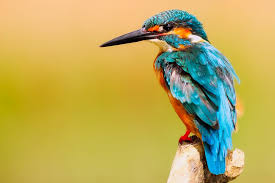
%> input picture Digital_Image_Processing-main/Lab 3/2.jpg, 275 x 183 px
$ octave Task2.m   (GNU Octave 9; MATLAB toolbox functions it lacks are replaced by stand-ins)
%> lines starting %> are read from the running program, lines starting %| are printed output that depends on the picture
clc;
clear all;
close all;
warning off;
a = imread('2.jpg');
%> a is the input picture: size 183x275x3 uint8; mean R, G, B 189.2, 171.6, 90.1
%a = imread('Cameraman.tif');
a=rgb2gray(a);
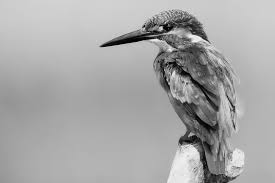
%> a: size 183x275 uint8; min 0, max 250, mean 167.6
a = im2double(a);
%> a: size 183x275 double
x=rand(size(a));
a(x(:)<0.05)=0;
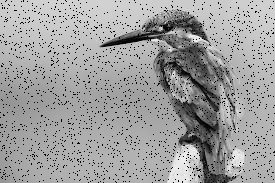
%> a: size 183x275 double; min 0, max 0.98, mean 0.624
max_Img = ordfilt2(a,9,ones(3,3));
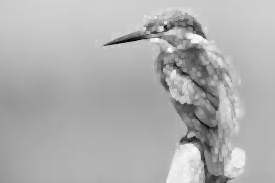
%> max_Img: size 183x275 double; min 0.0235, max 0.98, mean 0.687
montage({a, max_Img}, 'Size', [1 2]);
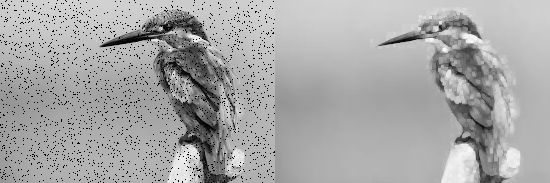
%> displayed picture: size 183x550, on the screen's scale of 0 to 255; min 0, max 250, mean 167.2
title('Image with Pepper noise                   Maximum filtered Image');

% [15 lines of commented-out code are left out]
